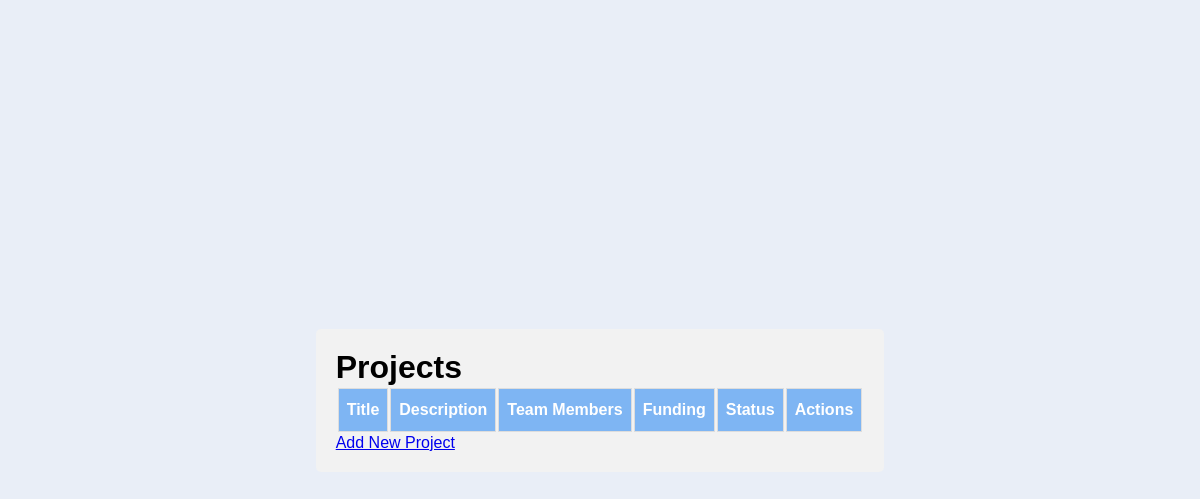
The page /Projects/read.php (signed in) on the database as committed earlier.
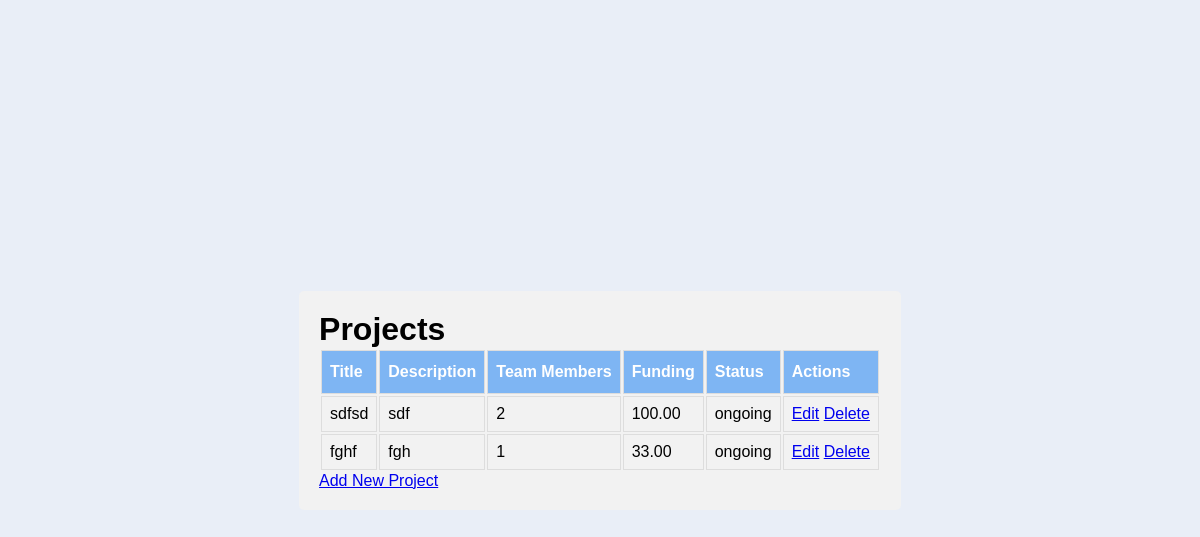
The same page on the database as committed later.
### tables this page shows
CREATE TABLE `projects` (
  `project_id` int(11) NOT NULL,
  `title` varchar(255) NOT NULL,
  `description` text NOT NULL,
  `team_members` text,
  `funding` decimal(10,2) NOT NULL,
  `status` enum('ongoing','completed') DEFAULT 'ongoing',
  `created_at` timestamp NOT NULL DEFAULT CURRENT_TIMESTAMP
);

### Projects/read.php (the view, shortened to what this page needs)
<?php
require '../Common/db.php';
$stmt = $pdo->query('SELECT * FROM projects');
$projects = $stmt->fetchAll();
?>
<!DOCTYPE html>
<html lang="en">
<head>
    <link rel="stylesheet" href="../style.css">
</head>
<body>
    <div class="form-container">
        <h1>Projects</h1>
        <table>
            <tr>
                <th>Title</th>
                <th>Description</th>
                <th>Team Members</th>
                <th>Funding</th>
                <th>Status</th>
                <th>Actions</th>
            </tr>
            <?php foreach ($projects as $project): ?>
            <tr>
                <td><?= htmlspecialchars($project['title']) ?></td>
                <td><?= htmlspecialchars($project['description']) ?></td>
                <td><?= htmlspecialchars($project['team_members']) ?></td>
                <td><?= htmlspecialchars($project['funding']) ?></td>
                <td><?= htmlspecialchars($project['status']) ?></td>
                <td>
                    <a href="update.php?id=<?= $project['project_id'] ?>">Edit</a>
                    <?php if ($_SESSION['role_id'] == 1): ?>
                    <a href="delete.php?id=<?= $project['project_id'] ?>" onclick="return confirm('Are you sure?')">Delete</a>
                    <?php endif; ?>
                </td>
            </tr>
            <?php endforeach; ?>
        </table>
        <a href="create.php">Add New Project</a>
    </div>
</body>
</html>

### style.css (style rules this page uses)
* { margin: 0; padding: 0; box-sizing: border-box; }
body { font-family: 'Arial', sans-serif; background-color: #e9eef7; display: flex; justify-content: center; align-items: center; height: 100vh; }
td, th { border: 1px solid #ddd; padding: 8px; }
tr:nth-child(even) { background-color: #f2f2f2; }
th { padding-top: 12px; padding-bottom: 12px; text-align: left; background-color: #7eb5f3; color: white; }
div { border-radius: 5px; background-color: #f2f2f2; padding: 20px; }

Rows that differ between the two databases and show on the page:
added projects: title "sdfsd", description "sdf", team_members "2", funding "100.00", status "ongoing"
added projects: title "fghf", description "fgh", team_members "1", funding "33.00", status "ongoing"
